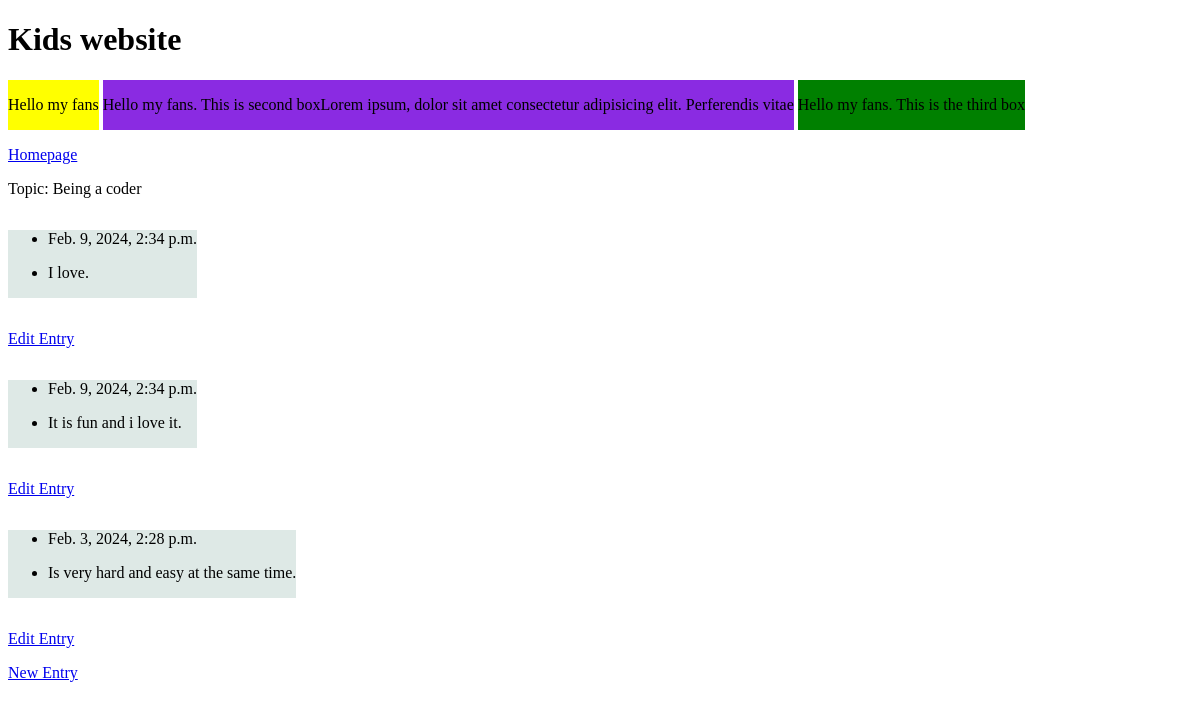
The app's page /topic/3/, older data.
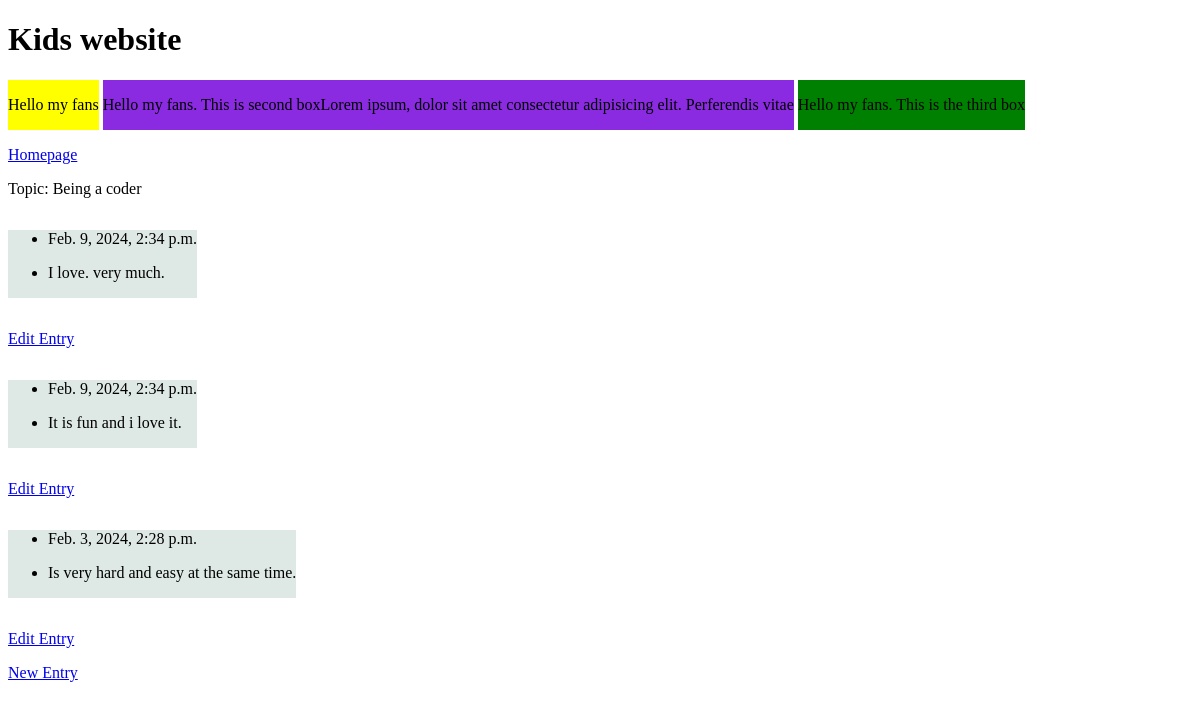
The same page, newer data.
### learning_logs/models.py (models this page shows, shortened)
class Entry(models.Model):
    topic = models.ForeignKey(Topic, on_delete=models.CASCADE)
    text = models.TextField()
    date_added = models.DateTimeField(auto_now_add=True)
    class Meta:
        verbose_name_plural = "entries"

### learning_logs/views.py (the view)
# urls.py: path("topic/<int:topic_id>/", views.topic, name='topic'),
def topic(request, topic_id):
    topic = Topic.objects.get(id=topic_id)
    entries = topic.entry_set.order_by('-date_added')
    context = {'topic': topic, 'entries': entries}
    return render(request, 'learning_logs/topic.html', context)

### learning_logs/models.py (called while the page is built)
    def __str__(self):
        return self.text

### templates/learning_logs/topic.html
{% extends 'base.html' %}
{% load static %}
{% block content %}
<a href="{% url 'home' %}"><p>Homepage</p></a>
<p>Topic: {{ topic }}</p>
{% for entry in entries %}
  <ul class="topic-box">
    <li>{{ entry.date_added }}</li>
    <li>{{ entry.text|linebreaks }}</li>
  </ul>
  <p>
  <a href="{% url 'edit_entry' entry.id %}"><p>Edit Entry</p></a>
</p>
{% empty %}
  <p>No entries yet.</p>
{% endfor %}
<a href="{% url 'new_entry' topic.id %}"><p>New Entry</p></a>
{% endblock content %}

Row changes from the older to the newer data that the page shows:
changed Entry: text "I love." → "I love. very much."
